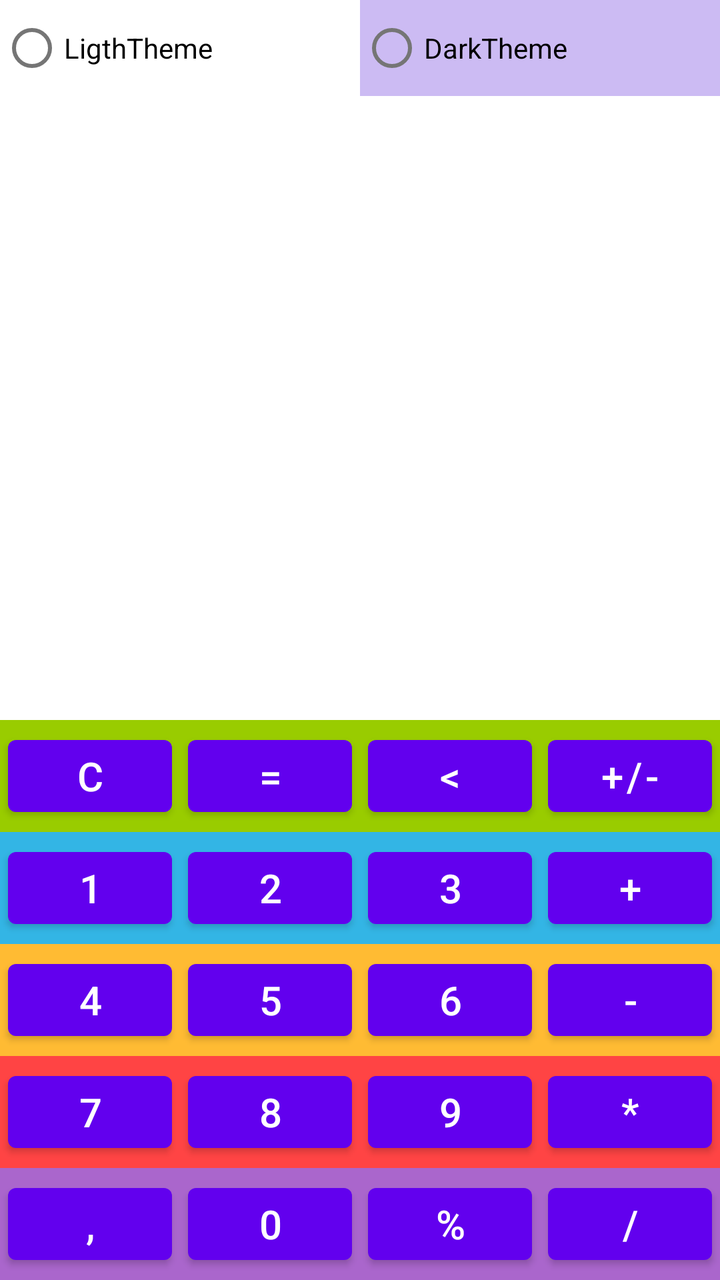
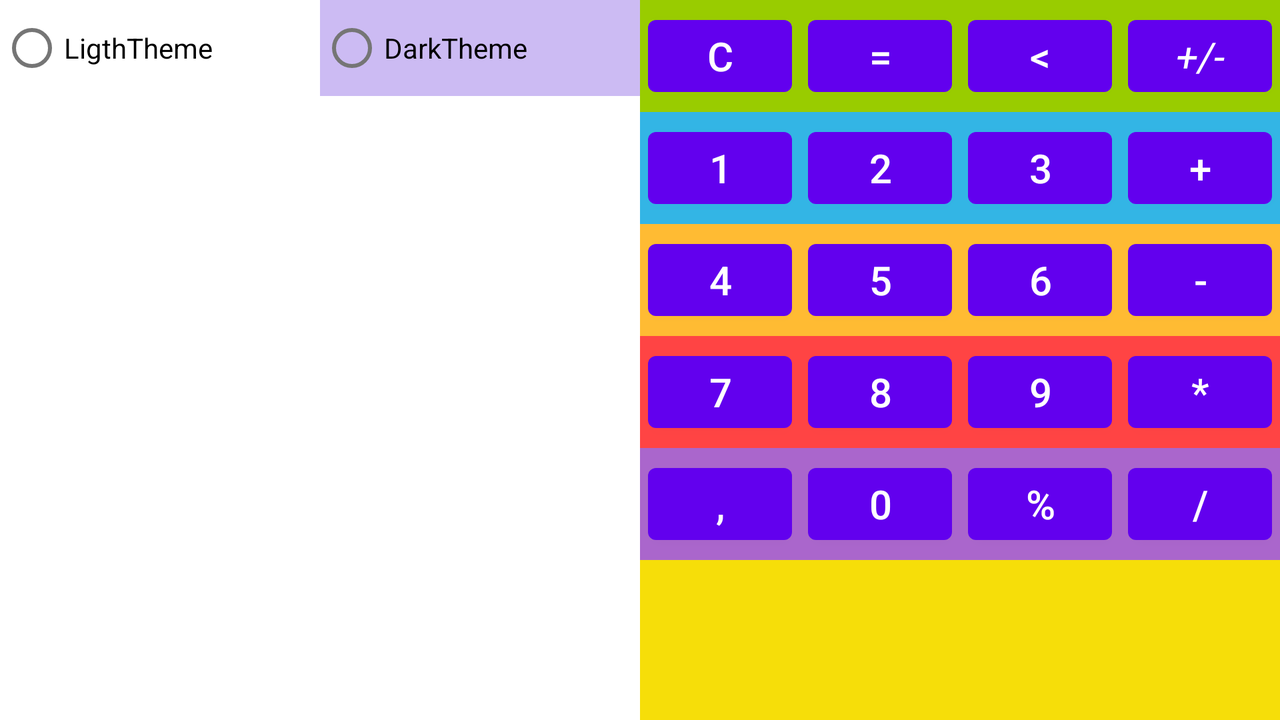

Compare how this app lays out the same screen by default and in its alternative resource folder. The renders come first, then the two layout files and the values they reference.
<!-- AndroidManifest.xml: application theme AppTheme -->
<!-- res/layout/activity_main_calculator.xml -->
<?xml version="1.0" encoding="utf-8"?>
<LinearLayout xmlns:android="http://schemas.android.com/apk/res/android"
    xmlns:tools="http://schemas.android.com/tools"
    android:layout_width="match_parent"
    android:layout_height="match_parent"
    android:keepScreenOn="false"
    android:orientation="vertical"
   >











    <RadioGroup
        android:id="@+id/radio_group"
        android:layout_width="match_parent"
        android:layout_height="wrap_content"
        android:layout_weight="0"
        android:orientation="horizontal"
        android:weightSum="0">

        <com.google.android.material.radiobutton.MaterialRadioButton
            android:id="@+id/radiobutton1"
            android:text="@string/ligththeme"
            android:backgroundTint="@color/cardview_light_background"
            android:layout_width="match_parent"
            android:layout_height="wrap_content"
            android:layout_weight="1" />

        <com.google.android.material.radiobutton.MaterialRadioButton
            android:id="@+id/radiobutton2"
            android:text="@string/darktheme"
            android:background="#5E4D85"
            android:backgroundTint="#CCBBF3"
            android:layout_width="match_parent"
            android:layout_height="wrap_content"
            android:layout_weight="1" />
    </RadioGroup>

    <com.google.android.material.textview.MaterialTextView
        android:id="@+id/textView1"
        android:layout_width="match_parent"
        android:layout_height="match_parent"
        android:layout_marginLeft="1dp"
        android:layout_marginRight="1dp"
        android:layout_weight="1"
        android:fontFamily="serif"
        android:gravity="end"
        android:textAlignment="textEnd"
        android:textSize="@dimen/sizeTextView1"
        android:textStyle="italic" />

    <com.google.android.material.textview.MaterialTextView
        android:id="@+id/textView2"
        android:layout_width="match_parent"
        android:layout_height="wrap_content"
        android:layout_marginLeft="1dp"
        android:layout_marginRight="1dp"
        android:layout_weight="0"
        android:fontFamily="serif"
        android:gravity="end"
        android:textAlignment="textEnd"
        android:textSize="@dimen/sizeTextView2"
        android:textStyle="italic" />

    <LinearLayout

        android:layout_width="match_parent"
        android:layout_height="wrap_content"
        android:layout_weight="0"
        android:background="@android:color/holo_green_light"
        android:orientation="horizontal">

        <com.google.android.material.button.MaterialButton
            android:id="@+id/cancel_button"
            android:layout_width="0dp"
            android:layout_height="wrap_content"
            android:layout_margin="@dimen/margin"
            android:layout_weight="1"
            android:text="@string/cancel_button"
            android:textSize="@dimen/text_button" />

        <com.google.android.material.button.MaterialButton
            android:id="@+id/equal_buttom"
            android:layout_width="0dp"
            android:layout_height="wrap_content"
            android:layout_margin="@dimen/margin"
            android:layout_weight="1"
            android:text="@string/equal_button"
            android:textSize="@dimen/text_button">

        </com.google.android.material.button.MaterialButton>

        <com.google.android.material.button.MaterialButton
            android:id="@+id/del_buttom"
            android:layout_width="0dp"
            android:layout_height="wrap_content"
            android:layout_margin="@dimen/margin"
            android:layout_weight="1"
            android:text="@string/del_button"
            android:textSize="@dimen/text_button">

        </com.google.android.material.button.MaterialButton>

        <com.google.android.material.button.MaterialButton
            android:id="@+id/mark_button"
            android:layout_width="0dp"
            android:layout_height="wrap_content"
            android:layout_margin="@dimen/margin"
            android:layout_weight="1"
            android:text="@string/mark_button"
            android:textSize="@dimen/text_button">

        </com.google.android.material.button.MaterialButton>

    </LinearLayout>

    <LinearLayout
        android:layout_width="match_parent"
        android:layout_height="wrap_content"
        android:layout_weight="0"
        android:background="@android:color/holo_blue_light"
        android:orientation="horizontal">

        <com.google.android.material.button.MaterialButton
            android:id="@+id/button1"
            android:layout_width="0dp"
            android:layout_height="wrap_content"
            android:layout_margin="@dimen/margin"
            android:layout_weight="1"
            android:text="@string/_1"
            android:textSize="@dimen/text_button" />

        <com.google.android.material.button.MaterialButton
            android:id="@+id/button2"
            android:layout_width="0dp"
            android:layout_height="wrap_content"
            android:layout_margin="@dimen/margin"
            android:layout_weight="1"
            android:text="@string/_2"
            android:textSize="@dimen/text_button" />

        <com.google.android.material.button.MaterialButton
            android:id="@+id/button3"
            android:layout_width="0dp"
            android:layout_height="wrap_content"
            android:layout_margin="@dimen/margin"
            android:layout_weight="1"
            android:text="@string/_3"
            android:textSize="@dimen/text_button" />

        <com.google.android.material.button.MaterialButton
            android:id="@+id/add_button"
            android:layout_width="0dp"
            android:layout_height="wrap_content"
            android:layout_margin="@dimen/margin"
            android:layout_weight="1"
            android:padding="4dp"
            android:text="@string/add_button"
            android:textSize="@dimen/text_button" />

    </LinearLayout>

    <LinearLayout
        android:layout_width="match_parent"
        android:layout_height="wrap_content"
        android:layout_weight="0"
        android:background="@android:color/holo_orange_light"
        android:orientation="horizontal">

        <com.google.android.material.button.MaterialButton
            android:id="@+id/button4"
            android:layout_width="0dp"
            android:layout_height="wrap_content"
            android:layout_margin="@dimen/margin"
            android:layout_weight="1"
            android:text="@string/_4"
            android:textSize="@dimen/text_button" />

        <com.google.android.material.button.MaterialButton
            android:id="@+id/button5"
            android:layout_width="0dp"
            android:layout_height="wrap_content"
            android:layout_margin="@dimen/margin"
            android:layout_weight="1"
            android:text="@string/_5"
            android:textSize="@dimen/text_button" />

        <com.google.android.material.button.MaterialButton
            android:id="@+id/button6"
            android:layout_width="0dp"
            android:layout_height="wrap_content"
            android:layout_margin="@dimen/margin"
            android:layout_weight="1"
            android:text="@string/_6"
            android:textSize="@dimen/text_button" />

        <com.google.android.material.button.MaterialButton
            android:id="@+id/reduce_button"
            android:layout_width="0dp"
            android:layout_height="wrap_content"
            android:layout_margin="@dimen/margin"
            android:layout_weight="1"
            android:padding="4dp"
            android:text="@string/reduce_button"
            android:textSize="@dimen/text_button" />

    </LinearLayout>

    <LinearLayout
        android:layout_width="match_parent"
        android:layout_height="wrap_content"
        android:layout_weight="0"
        android:background="@android:color/holo_red_light"
        android:orientation="horizontal">

        <com.google.android.material.button.MaterialButton
            android:id="@+id/button7"
            android:layout_width="0dp"
            android:layout_height="wrap_content"
            android:layout_margin="@dimen/margin"
            android:layout_weight="1"
            android:text="@string/_7"
            android:textSize="@dimen/text_button" />

        <com.google.android.material.button.MaterialButton
            android:id="@+id/button8"
            android:layout_width="0dp"
            android:layout_height="wrap_content"
            android:layout_margin="@dimen/margin"
            android:layout_weight="1"
            android:text="@string/_8"
            android:textSize="@dimen/text_button" />

        <com.google.android.material.button.MaterialButton
            android:id="@+id/button9"
            android:layout_width="0dp"
            android:layout_height="wrap_content"
            android:layout_margin="@dimen/margin"
            android:layout_weight="1"
            android:text="@string/_9"
            android:textSize="@dimen/text_button" />

        <com.google.android.material.button.MaterialButton
            android:id="@+id/multiply_button"
            android:layout_width="0dp"
            android:layout_height="wrap_content"
            android:layout_margin="@dimen/margin"
            android:layout_weight="1"
            android:padding="4dp"
            android:text="@string/multiply_button"
            android:textSize="@dimen/text_button" />

    </LinearLayout>

    <LinearLayout
        android:layout_width="match_parent"
        android:layout_height="wrap_content"
        android:layout_weight="0"
        android:background="@android:color/holo_purple">

        <com.google.android.material.button.MaterialButton
            android:id="@+id/CommaButton"
            android:layout_width="0dp"
            android:layout_height="wrap_content"
            android:layout_margin="@dimen/margin"
            android:layout_weight="1"
            android:text="@string/comma_button"
            android:textSize="@dimen/text_button" />

        <com.google.android.material.button.MaterialButton
            android:id="@+id/button0"
            android:layout_width="0dp"
            android:layout_height="wrap_content"
            android:layout_margin="@dimen/margin"
            android:layout_weight="1"
            android:text="@string/_0"
            android:textSize="@dimen/text_button" />

        <com.google.android.material.button.MaterialButton
            android:id="@+id/percent_button"
            android:layout_width="0dp"
            android:layout_height="wrap_content"
            android:layout_margin="@dimen/margin"
            android:layout_weight="1"
            android:text="@string/percent_button"
            android:textSize="@dimen/text_button" />

        <com.google.android.material.button.MaterialButton
            android:id="@+id/divide_button"
            android:layout_width="0dp"
            android:layout_height="wrap_content"
            android:layout_margin="@dimen/margin"
            android:layout_weight="1"
            android:padding="4dp"
            android:text="@string/divide_button"
            android:textSize="@dimen/text_button" />

    </LinearLayout>

</LinearLayout>
<!-- resources referenced by this layout -->
<resources>
  <dimen name="margin">4dp</dimen>
  <dimen name="sizeTextView1">38sp</dimen>
  <dimen name="sizeTextView2">30sp</dimen>
  <dimen name="text_button">20sp</dimen>
  <string name="_0">0</string>
  <string name="_1">1</string>
  <string name="_2">2</string>
  <string name="_3">3</string>
  <string name="_4">4</string>
  <string name="_5">5</string>
  <string name="_6">6</string>
  <string name="_7">7</string>
  <string name="_8">8</string>
  <string name="_9">9</string>
  <string name="add_button">+</string>
  <string name="cancel_button">C</string>
  <string name="comma_button">,</string>
  <string name="darktheme">DarkTheme</string>
  <string name="del_button">&lt;</string>
  <string name="divide_button">/</string>
  <string name="equal_button">=</string>
  <string name="ligththeme">LigthTheme</string>
  <string name="mark_button">+/-</string>
  <string name="multiply_button">*</string>
  <string name="percent_button">%</string>
  <string name="reduce_button">-</string>
  <style name="AppTheme" parent="Theme.MaterialComponents.Light.DarkActionBar">
          
          <item name="colorPrimary">@color/colorPrimary</item>
          <item name="colorPrimaryDark">@color/colorPrimaryDark</item>
          <item name="colorAccent">@color/colorAccent</item>
      </style>
</resources>
<!-- res/layout-land/activity_main_calculator.xml (the repository's variant of the layout above) -->
<!-- drawn on the phone turned sideways -->
<?xml version="1.0" encoding="utf-8"?>
<androidx.constraintlayout.widget.ConstraintLayout xmlns:android="http://schemas.android.com/apk/res/android"
    xmlns:app="http://schemas.android.com/apk/res-auto"
    xmlns:tools="http://schemas.android.com/tools"
    android:layout_width="match_parent"
    android:layout_height="match_parent"
    >

    <LinearLayout
        android:layout_width="match_parent"
        android:layout_height="match_parent"
        android:orientation="horizontal"
        tools:layout_editor_absoluteX="104dp"
        tools:layout_editor_absoluteY="125dp">

        <LinearLayout
            android:layout_width="match_parent"
            android:layout_height="match_parent"
            android:layout_weight="1"
            android:orientation="vertical">

            <RadioGroup
                android:id="@+id/radio_group"
                android:layout_width="match_parent"
                android:layout_height="wrap_content"
                android:layout_weight="0"
                android:orientation="horizontal"
                android:weightSum="0">

                <com.google.android.material.radiobutton.MaterialRadioButton
                    android:id="@+id/radiobutton1"
                    android:text="@string/ligththeme"
                    android:backgroundTint="@color/cardview_light_background"
                    android:layout_width="match_parent"
                    android:layout_height="wrap_content"
                    android:layout_weight="1" />

                <com.google.android.material.radiobutton.MaterialRadioButton
                    android:id="@+id/radiobutton2"
                    android:text="@string/darktheme"
                    android:background="#5E4D85"
                    android:backgroundTint="#CCBBF3"
                    android:layout_width="match_parent"
                    android:layout_height="wrap_content"
                    android:layout_weight="1" />
            </RadioGroup>


            <com.google.android.material.textview.MaterialTextView
                android:id="@+id/textView1"
                android:layout_width="match_parent"
                android:layout_height="@dimen/height_textview_land"
                android:layout_weight="5"
                android:fontFamily="serif"
                android:gravity="end"
                android:textAlignment="textEnd"
                android:textSize="@dimen/sizeTextView1"
                android:textStyle="italic"
                app:layout_constraintTop_toTopOf="parent"
                tools:ignore="MissingConstraints" />

            <com.google.android.material.textview.MaterialTextView
                android:id="@+id/textView2"
                android:layout_width="match_parent"
                android:layout_height="wrap_content"
                android:layout_weight="1"
                android:fontFamily="serif"
                android:gravity="end"
                android:textAlignment="textEnd"
                android:textSize="@dimen/sizeTextView2"
                android:textStyle="italic"
                tools:ignore="MissingConstraints" />

        </LinearLayout>

        <LinearLayout
            android:layout_width="match_parent"
            android:layout_height="match_parent"
            android:layout_weight="1"
            android:background="#F6DE09"
            android:orientation="vertical">

            <LinearLayout

                android:layout_width="match_parent"
                android:layout_height="wrap_content"
                android:background="@android:color/holo_green_light"
                android:orientation="horizontal"
                tools:ignore="MissingConstraints">

                <com.google.android.material.button.MaterialButton
                    android:id="@+id/cancel_button"
                    android:layout_width="0dp"
                    android:layout_height="match_parent"
                    android:layout_margin="@dimen/margin"
                    android:layout_weight="1"
                    android:padding="4dp"
                    android:text="@string/cancel_button"
                    android:textSize="@dimen/text_button" />

                <com.google.android.material.button.MaterialButton
                    android:id="@+id/equal_buttom"
                    android:layout_width="0dp"
                    android:layout_height="match_parent"
                    android:layout_margin="@dimen/margin"
                    android:layout_weight="1"
                    android:text="@string/equal_button"
                    android:textSize="@dimen/text_button" />

                <com.google.android.material.button.MaterialButton
                    android:id="@+id/del_buttom"
                    android:layout_width="0dp"
                    android:layout_height="match_parent"
                    android:layout_margin="@dimen/margin"
                    android:layout_weight="1"
                    android:text="@string/del_button"
                    android:textSize="@dimen/text_button">

                </com.google.android.material.button.MaterialButton>

                <com.google.android.material.button.MaterialButton
                    android:id="@+id/mark_button"
                    style="@style/MyStyle_Landscape"
                    android:layout_width="0dp"
                    android:layout_height="match_parent"
                    android:layout_margin="@dimen/margin"
                    android:layout_weight="1"
                    android:text="@string/mark_button"
                    android:textSize="@dimen/text_button">

                </com.google.android.material.button.MaterialButton>

            </LinearLayout>

            <LinearLayout
                android:layout_width="match_parent"
                android:layout_height="wrap_content"
                android:background="@android:color/holo_blue_light"
                android:orientation="horizontal"
                tools:ignore="MissingConstraints">

                <com.google.android.material.button.MaterialButton
                    android:id="@+id/button1"
                    android:layout_width="0dp"
                    android:layout_height="match_parent"
                    android:layout_margin="@dimen/margin"
                    android:layout_weight="1"
                    android:text="@string/_1"
                    android:textSize="@dimen/text_button" />

                <com.google.android.material.button.MaterialButton
                    android:id="@+id/button2"
                    android:layout_width="0dp"
                    android:layout_height="match_parent"
                    android:layout_margin="@dimen/margin"
                    android:layout_weight="1"
                    android:text="@string/_2"
                    android:textSize="@dimen/text_button" />

                <com.google.android.material.button.MaterialButton
                    android:id="@+id/button3"
                    android:layout_width="0dp"
                    android:layout_height="match_parent"
                    android:layout_margin="@dimen/margin"
                    android:layout_weight="1"
                    android:text="@string/_3"
                    android:textSize="@dimen/text_button" />

                <com.google.android.material.button.MaterialButton
                    android:id="@+id/add_button"
                    android:layout_width="0dp"
                    android:layout_height="match_parent"
                    android:layout_margin="@dimen/margin"
                    android:layout_weight="1"
                    android:padding="4dp"
                    android:text="@string/add_button"
                    android:textSize="@dimen/text_button" />

            </LinearLayout>

            <LinearLayout
                android:layout_width="match_parent"
                android:layout_height="wrap_content"
                android:background="@android:color/holo_orange_light"
                android:orientation="horizontal"
                tools:ignore="MissingConstraints">

                <com.google.android.material.button.MaterialButton
                    android:id="@+id/button4"
                    android:layout_width="0dp"
                    android:layout_height="match_parent"
                    android:layout_margin="@dimen/margin"
                    android:layout_weight="1"
                    android:text="@string/_4"
                    android:textSize="@dimen/text_button" />

                <com.google.android.material.button.MaterialButton
                    android:id="@+id/button5"
                    android:layout_width="0dp"
                    android:layout_height="match_parent"
                    android:layout_margin="@dimen/margin"
                    android:layout_weight="1"
                    android:text="@string/_5"
                    android:textSize="@dimen/text_button" />

                <com.google.android.material.button.MaterialButton
                    android:id="@+id/button6"
                    android:layout_width="0dp"
                    android:layout_height="match_parent"
                    android:layout_margin="@dimen/margin"
                    android:layout_weight="1"
                    android:text="@string/_6"
                    android:textSize="@dimen/text_button" />

                <com.google.android.material.button.MaterialButton
                    android:id="@+id/reduce_button"
                    android:layout_width="0dp"
                    android:layout_height="match_parent"
                    android:layout_margin="@dimen/margin"
                    android:layout_weight="1"
                    android:padding="4dp"
                    android:text="@string/reduce_button"
                    android:textSize="@dimen/text_button" />

            </LinearLayout>

            <LinearLayout
                android:layout_width="match_parent"
                android:layout_height="wrap_content"
                android:background="@android:color/holo_red_light"
                android:orientation="horizontal"
                tools:ignore="MissingConstraints">

                <com.google.android.material.button.MaterialButton
                    android:id="@+id/button7"
                    android:layout_width="0dp"
                    android:layout_height="match_parent"
                    android:layout_margin="@dimen/margin"
                    android:layout_weight="1"
                    android:text="@string/_7"
                    android:textSize="@dimen/text_button" />

                <com.google.android.material.button.MaterialButton
                    android:id="@+id/button8"
                    android:layout_width="0dp"
                    android:layout_height="match_parent"
                    android:layout_margin="@dimen/margin"
                    android:layout_weight="1"
                    android:text="@string/_8"
                    android:textSize="@dimen/text_button" />

                <com.google.android.material.button.MaterialButton
                    android:id="@+id/button9"
                    android:layout_width="0dp"
                    android:layout_height="match_parent"
                    android:layout_margin="@dimen/margin"
                    android:layout_weight="1"
                    android:text="@string/_9"
                    android:textSize="@dimen/text_button" />

                <com.google.android.material.button.MaterialButton
                    android:id="@+id/multiply_button"
                    android:layout_width="0dp"
                    android:layout_height="match_parent"
                    android:layout_margin="@dimen/margin"
                    android:layout_weight="1"
                    android:padding="4dp"
                    android:text="@string/multiply_button"
                    android:textSize="@dimen/text_button" />

            </LinearLayout>

            <LinearLayout
                android:layout_width="match_parent"
                android:layout_height="wrap_content"
                android:background="@android:color/holo_purple"
                tools:ignore="MissingConstraints">

                <com.google.android.material.button.MaterialButton
                    android:id="@+id/CommaButton"
                    android:layout_width="0dp"
                    android:layout_height="match_parent"
                    android:layout_margin="@dimen/margin"
                    android:layout_weight="1"
                    android:text="@string/comma_button"
                    android:textSize="@dimen/text_button" />

                <com.google.android.material.button.MaterialButton
                    android:id="@+id/button0"
                    android:layout_width="0dp"
                    android:layout_height="match_parent"
                    android:layout_margin="@dimen/margin"
                    android:layout_weight="1"
                    android:text="@string/_0"
                    android:textSize="@dimen/text_button" />

                <com.google.android.material.button.MaterialButton
                    android:id="@+id/percent_button"
                    android:layout_width="0dp"
                    android:layout_height="match_parent"
                    android:layout_margin="@dimen/margin"
                    android:layout_weight="1"
                    android:text="@string/percent_button"
                    android:textSize="@dimen/text_button" />

                <com.google.android.material.button.MaterialButton
                    android:id="@+id/divide_button"
                    android:layout_width="0dp"
                    android:layout_height="match_parent"
                    android:layout_margin="@dimen/margin"
                    android:layout_weight="1"
                    android:padding="4dp"
                    android:text="@string/divide_button"
                    android:textSize="@dimen/text_button" />

            </LinearLayout>

        </LinearLayout>
    </LinearLayout>
</androidx.constraintlayout.widget.ConstraintLayout>
<!-- resources referenced by the variant -->
<!-- as the phone turned sideways resolves them -->
<resources>
  <dimen name="height_textview_land">20dp</dimen>
  <dimen name="margin">4dp</dimen>
  <dimen name="sizeTextView1">38sp</dimen>
  <dimen name="sizeTextView2">30sp</dimen>
  <dimen name="text_button">20sp</dimen>
  <string name="_0">0</string>
  <string name="_1">1</string>
  <string name="_2">2</string>
  <string name="_3">3</string>
  <string name="_4">4</string>
  <string name="_5">5</string>
  <string name="_6">6</string>
  <string name="_7">7</string>
  <string name="_8">8</string>
  <string name="_9">9</string>
  <string name="add_button">+</string>
  <string name="cancel_button">C</string>
  <string name="comma_button">,</string>
  <string name="darktheme">DarkTheme</string>
  <string name="del_button">&lt;</string>
  <string name="divide_button">/</string>
  <string name="equal_button">=</string>
  <string name="ligththeme">LigthTheme</string>
  <string name="mark_button">+/-</string>
  <string name="multiply_button">*</string>
  <string name="percent_button">%</string>
  <string name="reduce_button">-</string>
  <style name="MyStyle_Landscape" parent="AppTheme">
          <item name="android:layout_weight">@dimen/width_landscape</item>
          <item name="android:layout_height">@dimen/height_landscape</item>
          <item name="android:layout_margin">@dimen/no_margin</item>
          <item name="android:padding">@dimen/no_padding</item>
          <item name="android:textStyle">italic</item>
      </style>
  <style name="AppTheme" parent="Theme.MaterialComponents.Light.DarkActionBar">
          
          <item name="colorPrimary">@color/colorPrimary</item>
          <item name="colorPrimaryDark">@color/colorPrimaryDark</item>
          <item name="colorAccent">@color/colorAccent</item>
      </style>
  <dimen name="width_landscape">90</dimen>
  <dimen name="height_landscape">70</dimen>
  <dimen name="no_margin">0dp</dimen>
  <dimen name="no_padding">0dp</dimen>
</resources>
